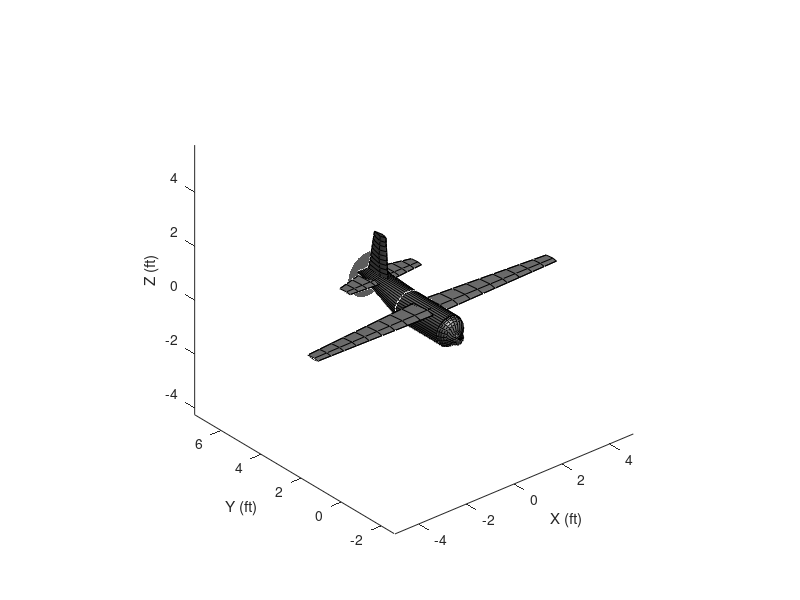

Reproduce this figure in MATLAB.
function [h] = plot_UAV(varargin) 
%C130 draws a simple 3D airplane loosely modelled after a Lockheed C-130.
% 
%% c130 Syntax 
% 
%  c130 
%  c130(x,y,z)
%  c130(...,'roll',RollDegrees)
%  c130(...,'pitch',PitchDegrees)
%  c130(...,'yaw',YawDegrees)
%  c130(...,'color',AirplaneColor)
%  c130(...,'fuselage',FuseLageColor)
%  c130(...,'wing',WingColor)
%  c130(...,'tailwing',TailwingColor)
%  c130(...,'fin',FinColor)
%  c130(...,'prop',PropellerColor)
%  c130(...,'scale',SizeScaleFactor)
%  c130(...,'z',ZScaleFactor)
%  c130(...,'linestyle','LineStyle')
%  c130(...,'linecolor',LineColor)
%  h = c130(...)
% 
%% c130 Description
%
% c130 draws a 3D airplane.
% 
% c130(x,y,z) draws an airplane centered approximately at the location
% given by x,y,z, where x, y, and z must be scalar values. 
% 
% c130(...,'roll',RollDegrees) specifies roll of the aircraft in degrees
% relative to the approximate center of gravity of the aircraft. 
%
% c130(...,'pitch',PitchDegrees) specifies pitch of the aircraft in
% degrees.
%
% c130(...,'yaw',YawDegrees) specifies yaw of the aircraft in degrees in
% the global coordinate system. The xyz2rpy function may help with
% determining appropriate yaw values. 
%
% c130(...,'color',AirplaneColor) specifies a color of all surfaces of
% the plane.  Color may be given by Matlab color name (e.g., 'red'),
% Matlab color abbreviation (e.g., 'r'), or RGB value (e.g., [1 0 0]).
% The 'color' option may be paired with options for specifying colors of
% specific parts of the plane.  For example, c130('color','b','wing',y)
% creates a blue airplane with yellow wings. Default color is gray. 
%
% c130(...,'fuselage',FuselageColor) specifies fuselage color. 
%
% c130(...,'wing',WingColor) specifies wing color. 
%
% c130(...,'tailwing',TailwingColor) specifies color of horizontal
% stabilizer wings at the tail of the plane. 
%
% c130(...,'fin',FinColor) specifies color of the vertical stabilizer fin
% at the tail of the plane. 
%
% c130(...,'prop',PropellerColor) specifies propeller color. 
%
% c130(...,'scale',SizeScaleFactor) scales dimensions of the plane by
% some scalar factor. By default, c130 draws an airplane with dimensions
% which approximately match the dimensions C-130 airplane in meters.  If you'd 
% like to draw a C-130 in dimensions of feet, try c130('scale',3.281). 
%
% c130(...,'z',ZScaleFactor) scales only vertical dimensions by some
% scalar value.  This may be useful if you're animating an airplane in a
% coordinate system where the vertical dimension is stretched to show
% relief.  If your axes are not equal, consider a ZScaleFactor given by
% the ratio of (xlim(2)-xlim(1))/(zlim(2)-zlim(1)). 
%
% c130(...,'linestyle','LineStyle') specifies style of the lines
% connecting surface vertices. Default is '-', but can be set to any
% valid linestyle, including 'none' to show a smooth surface. 
%
% c130(...,'linecolor',LineColor) specifies edge color of lines
% connecting surface verticies. Default line color is black. 
% 
% h = c130(...) returns handles of the 13 surface objects created by
% c130. Handles correspond to the following: 
% 
%   * h(1): main fuselage. 
%   * h(2): nose. 
%   * h(3): tail section of fuselage. 
%   * h(4): top side of main wing. 
%   * h(5): under side of main wing. 
%   * h(6): top side of tail wing. 
%   * h(7): under side of tail wing. 
%   * h(8): right side of fin. 
%   * h(9): left side of fin. 
%   * h(10:13): propellers.
%
%% Author Info
% Chad A. Greene of the University of Texas Institute for Geophysics (UTIG)
% wrote this on Saturday, September 27, 2014. Feel free to visit Chad on
% over at http://www.chadagreene.com. 
% 
% See also xyz2rpy

%% Set Defaults: 

wingColor     = .5*[1 1 1];
fusColor      = .5*[1 1 1];
tailWingColor = .5*[1 1 1];
finColor      = .5*[1 1 1];
propColor     = .5*[1 1 1];
edgeColor     = 'k';
linestyle     = '-'; 
scale         = 1; 
zscale        = 1; 
setroll       = false; 
setpitch      = false; 
setyaw        = false; 

%% Parse Inputs: 

if nargin>2 && isnumeric(varargin{1}) && isnumeric(varargin{2}) && isnumeric(varargin{3})
    x = varargin{1}; 
    y = varargin{2}; 
    z = varargin{3}; 
    assert(isscalar(x)==1,'c130 input x must be a scalar.')
    assert(isscalar(y)==1,'c130 input y must be a scalar.')
    assert(isscalar(z)==1,'c130 input z must be a scalar.')
else
    x = 0; 
    y = 0; 
    z = 0; 
end

tmp = strncmpi(varargin,'col',3); 
if any(tmp)
    wingColor     = varargin{find(tmp)+1}; 
    fusColor      = varargin{find(tmp)+1}; 
    tailWingColor = varargin{find(tmp)+1}; 
    finColor      = varargin{find(tmp)+1}; 
end

tmp = strncmpi(varargin,'fus',3)|strcmpi(varargin,'body'); 
if any(tmp)
    fusColor = varargin{find(tmp)+1}; 
end

tmp = strncmpi(varargin,'wing',4); 
if any(tmp)
    wingColor = varargin{find(tmp)+1}; 
end

tmp = strncmpi(varargin,'tail',4); 
if any(tmp)
    tailWingColor = varargin{find(tmp)+1}; 
end

tmp = strncmpi(varargin,'fin',3); 
if any(tmp)
    finColor = varargin{find(tmp)+1}; 
end

tmp = strncmpi(varargin,'prop',4); 
if any(tmp)
    propColor = varargin{find(tmp)+1}; 
end

tmp = strcmpi(varargin,'scale');  
if any(tmp) 
    scale = varargin{find(tmp)+1}; 
    assert(isscalar(scale)==1,'It may seem redundant, but the scale must be a scalar.')
end

tmp = strncmpi(varargin,'z',1); 
if any(tmp)
    zscale = varargin{find(tmp)+1}; 
    assert(isscalar(zscale)==1,'It may seem redundant, but the z scale must be a scalar.')
end

tmp = strncmpi(varargin,'lines',5); 
if any(tmp)
    linestyle = varargin{find(tmp)+1}; 
    assert(isnumeric(linestyle)==0,'LineStyle cannot be numeric.')
end

tmp = strncmpi(varargin,'linecol',7)|strncmpi(varargin,'edgecol',3); 
if any(tmp)
    edgeColor = varargin{find(tmp)+1}; 
end

tmp = strcmpi(varargin,'roll')|strcmpi(varargin,'biscuits'); 
if any(tmp)
    setroll = true; 
    roll = varargin{find(tmp)+1}; 
    assert(isscalar(roll)==1,'Roll must be a scalar value in degrees.')
end

tmp = strcmpi(varargin,'pitch'); 
if any(tmp)
    setpitch = true; 
    pitch = varargin{find(tmp)+1}; 
    assert(isscalar(pitch)==1,'Pitch must be a scalar value in degrees.')
end

tmp = strcmpi(varargin,'yaw')|strcmpi(varargin,'yall'); % to accommodate our southern friends 
if any(tmp)
    setyaw = true; 
    yaw = varargin{find(tmp)+1}; 
    assert(isscalar(yaw)==1,'Yaw must be a scalar value in degrees.')
end

%% Dimensions: 

% TODO LIST:
%   adjust height of wing, tails,
%   addjust max thickness line of wing, tails(optional)
%   work on propeller
%   work on vtail shape
%   work on nose shape
%   work on htail shape
%   create cone part of propeller

% original code

% fuse.L  = 4.2857; % baseUAV
fuse.L  = 4.6315;
fuse.D  = 1.0833; % fuselage depth (also diameter)

wing.b  = 10;         % wing span
wing.c_r = 1.0256;    % wing root chord
wing.c_t = 0.5128;    % wing tip chord
wing.h_l_r = 1.0296;  % wing root leading-edge location from nose
wing.h_l_t = 1.1578;  % wing tail leading-edge location from nose
wing.t_r = 0.1231;    % wing thickness at root
wing.t_t = 0.0615;    % wing thickness at tip

wing.c  = 0.7692; % average chord length
% ^^ get rid of this

htail.b     = 3;       % horizontal tail span
htail.c_r   = 1.0325;  % horizontal tail root chord
htail.c_t   = 0.5059;  % horizontal tail tip chord
htail.h_l_r = 3.5990;  % horizontal tail root leading-edge location from nose
htail.h_l_t = 3.7306;  % horizontal tail tail leading-edge location from nose
htail.t_r   = 0.1239;  % horizontal tail thickness at root
htail.t_t   = 0.0607;  % horizontal tail thickness at tip

vtail.b     = 1.5;    % vertical tail span
vtail.c_r   = 0.9616; % vertical tail root chord
vtail.c_t   = 0.5769; % vertical tail tip chord
vtail.h_l_r = 3.6167;  % horizontal tail root leading-edge location from nose
vtail.h_l_t = 3.7129;  % horizontal tail tail leading-edge location from nose
vtail.t_r   = 0.1154;  % horizontal tail thickness at root
vtail.t_t   = 0.0692;  % horizontal tail thickness at tip

prop.h = 4.6315; % propeller location
prop.D = 1.62; % propeller diameter (ft)
fusLength    = (fuse.L-fuse.D/2)/2;  % only middle part of fuselage
tailLength   = fusLength; 
fusRadius    = fuse.D/2;  
chordlength  = wing.c; % changing chordlength will affect several dimensions


%{

scale      = 0.25; % size the aircraft to be approximately the same as Disaster Relief Drone

wingspan     = 40*scale; 
tailwingspan = 16*scale; 
tailLength   = 12.5*scale; 
fusLength    = 13*scale;  
fusRadius    = 2.2*scale;  
wingWidth    = 5*scale; % changing wingWidth will affect several dimensions
%}

% Center the dimensions: 
% y = y+9*wingWidth/5; 
% z = z+fusRadius; 

%% Determine if a figure is already open: 

initialHoldState = 0; 
SetView = isempty(get(gcf,'CurrentAxes'));
    
if ~SetView
    if ishold
        initialHoldState = 1; % documents initial hold state to reset it later 
    else 
        cla % if hold is on initially, clear the axes and make a new plot
        SetView = true;
    end      
end

%% Draw surfaces: 

% Fuselage: 
[xcf,zcf,ycf] = cylinder(fusRadius,40); 
h(1) = surface(xcf+x,y+ycf*fusLength+fuse.D/2,z+zcf*zscale,...
    'facecolor',fusColor,'linestyle',linestyle,...
    'edgecolor',edgeColor);
if ~initialHoldState
    hold on
end

% Nose: 
[xcn,zcn,ycn] = cylinder(fusRadius.*([1 .95 .9 .8 .7 .5 .5 .5 .5]).*(cos(linspace(0,pi/2,9)).^.2)); 
zcn(6:end,:) = zcn(6:end,:)-fusRadius/5; % lower the tip of nose down
% ycn = -ycn.*.7*chordlength; 
ycn = -ycn*fusRadius+fuse.D/2;
h(2) = surface(x+xcn,y+ycn,z+zcn*zscale,...
    'facecolor',fusColor,'linestyle',linestyle,...
    'edgecolor',edgeColor);

% Tail (aft half of fuselage):
x1 = xcf(1,:); 
x2 = .8*x1;% zeros(size(x1)); 
y1 = fusLength*ones(size(x1))+fuse.D/2; 
y2 = y1+tailLength; 
z1 = zcf(1,:); 
z2 = fusRadius*ones(size(z1)); 
h(3) = surface(x+[x1;x2],y+[y1;y2],z+[z1;z2]*zscale,...
    'facecolor',fusColor,'linestyle',linestyle,...
    'edgecolor',edgeColor);

% Wings: 
xw1 = -linspace(-wing.b/2,wing.b/2,20); % wing width
% yw1 = 1.4*chordlength + abs(xw1)/100;       % 
yw1 = wing.h_l_r+(wing.h_l_t-wing.h_l_r)*abs(linspace(-1,1,length(xw1))); % leading edge
% yw2 = zeros(size(xw1))+1.4*chordlength + chordlength/3; 
% yw3 = yw1 + chordlength-abs(xw1)/20;        % aft line
yw2 = wing.h_l_r+wing.c_r*0.3+zeros(size(xw1));
yw3 = yw1+wing.c_r-(wing.c_r-wing.c_t)*abs(linspace(-1,1,length(xw1)));

zw1 = 0.85*fusRadius*ones(size(xw1)); % height of center of wing
zw2 = wing.t_r-(wing.t_r-wing.t_t)*abs(linspace(-1,1,length(xw1))); % thickness of wing

h(4) = surface(x+[1*xw1;1*xw1;1*xw1],y+[yw1;yw2;yw3],...
    z+[zw1;zw1+.5*zw2;zw1]*zscale,'facecolor',wingColor,...
    'linestyle',linestyle,'edgecolor',edgeColor);
h(5) = surface(x+[1*xw1;xw1;1*xw1],y+[yw1;yw2;yw3],...
    z+[zw1;zw1-.5*zw2;zw1]*zscale,'facecolor',wingColor,...
    'linestyle',linestyle,'edgecolor',edgeColor);

% tail wing (horizontal tail): 
xtw1 = -linspace(-htail.b/2,htail.b/2,10); 
xtw  = [xtw1;xtw1;xtw1];
ytw1 = htail.h_l_r+(htail.h_l_t-htail.h_l_r)*abs(linspace(-1,1,length(xtw1)));  % leading edge of horizontal tail
ytw2 = htail.h_l_r+wing.c_r*0.3+zeros(size(xtw1)); % horitail max thickness line
ytw3 = ytw1+htail.c_r-(htail.c_r-htail.c_t)*abs(linspace(-1,1,length(xtw1))); % horizontal tail trailing edge
ytw = [ytw1;ytw2;ytw3]; 
ztw1 = .9*fusRadius*ones(size(xtw1)); 
h(6) = surface(x+xtw,y+ytw,z+[ztw1;ztw1+.05*fusRadius;ztw1]*zscale,...
    'facecolor',tailWingColor,'linestyle',linestyle,...
    'edgecolor',edgeColor); 
h(7) = surface(x+xtw,y+ytw,z+[ztw1;ztw1;ztw1]*zscale,...
    'facecolor',tailWingColor,'linestyle',linestyle,...
    'edgecolor',edgeColor);

% Fin (vertical tail): 
zts1 = linspace(0,vtail.b,10)+fuse.D/2; 
zts  = [zts1;zts1;zts1];
yts1 = vtail.h_l_r+(vtail.h_l_t-vtail.h_l_r)*abs(linspace(0,1,length(zts1)));  % leading edge of horizontal tail
yts2 = vtail.h_l_r+wing.c_r*0.3+zeros(size(zts1)); % horitail max thickness line
yts3 = yts1+vtail.c_r-(vtail.c_r-vtail.c_t)*abs(linspace(0,1,length(zts1))); % horizontal tail trailing edge
yts  = [yts1; yts2; yts3];
xts1 = vtail.t_r-(vtail.t_r-vtail.t_t)*abs(linspace(-1,1,length(zts1))); % thickness of wing
xts  = [zeros(size(xts1));xts1;zeros(size(xts1))];

h(8) = surface(x+xts,y+yts,z+zts*zscale,...
    'facecolor',finColor,'linestyle',linestyle,...
    'edgecolor',edgeColor);
h(9) = surface(x-xts,y+yts,z+zts*zscale,...
    'facecolor',finColor,'linestyle',linestyle,...
    'edgecolor',edgeColor);

% Propellers: 
xp = prop.D/2*sin(0:.2:2*pi); 
zp = prop.D/2*cos(0:.2:2*pi)+.4*chordlength; %TODO: adjust height
yp = zeros(size(xp))+prop.h; 
h(10) = patch(x+xp,y+yp,z+zp*zscale,propColor); 


% % Propeller Hub: 
% [xph,zph,yph] = cylinder(fusRadius.*([1 .95 .9 .8 .7 .5 .5 .5 .5]).*(cos(linspace(0,pi/2,9)).^.2)); 
% zcn(6:end,:) = zcn(6:end,:)-fusRadius/5; % lower the tip of nose down
% % ycn = -ycn.*.7*chordlength; 
% ycn = -ycn*fusRadius+fuse.D/2;
% h(2) = surface(x+xcn,y+ycn,z+zcn*zscale,...
%     'facecolor',fusColor,'linestyle',linestyle,...
%     'edgecolor',edgeColor);

set(h(10),'facealpha',.2,'edgealpha',.5)


%% Set Roll, Pitch, and Yaw: 

if setroll
    rotate(h,[0 1 0],roll,[x y z]);
end

if setpitch
    rotate(h,[1 0 0],pitch,[x y z]);
end

if setyaw
    rotate(h,[0 0 1],yaw,[x y z]);
end

%% Set view

if SetView
    view([320 30]); 
    xlabel('X (ft)'),ylabel('Y (ft)'),zlabel('Z (ft)');
    axis tight equal
    lighting gouraud
    camlight
else
    axis auto
end

%% Clean up: 

% Return axes to initial hold state
if ~initialHoldState
    hold off
end
    
% Discard surface handles if they're unwanted: 
if nargout==0
    clear h
end
end
